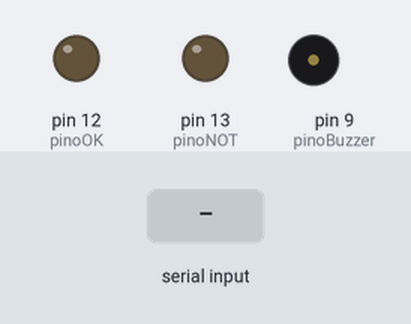
The sketch below on a simulated Arduino Uno, built with avr-gcc and run on an emulated ATmega328P. On the bench: output pins drawn as LEDs (lit = HIGH), buzzer (waves = sounding). The inputs (shaded band) are chosen by the test bench.

Above: at 1.7 s.
1.8 s: "1" received over Serial
At 2.8 s:
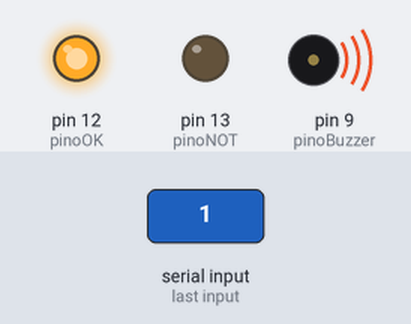
3.3 s: "0" received over Serial
At 3.9 s:
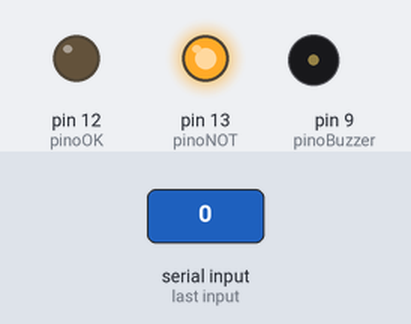
Timing chart, 0 to 6.3 s (numbered marks = the images above; inputs shaded):
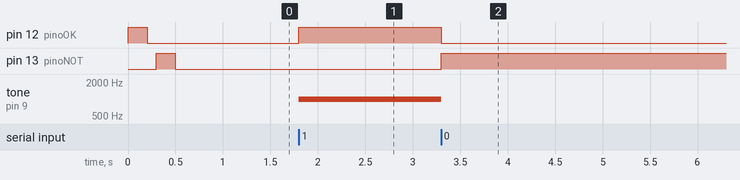

Measured:
- after the input at 1.8 s, pin 12 (pinoOK): LOW → HIGH at once; tone on pin 9 (pinoBuzzer): silent → 1000 Hz at once
- after the input at 3.3 s, pin 12 (pinoOK): HIGH → LOW at once; pin 13 (pinoNOT): LOW → HIGH at once; tone on pin 9 (pinoBuzzer): 1000 Hz → silent at once

The sketch:

Arduino.ino
```cpp
// --- CÓDIGO ARDUINO ---
int pinoOK = 12;
int pinoNOT = 13;
int pinoBuzzer = 9;

void setup() {
  Serial.begin(9600);       // Inicia comunicação serial
  pinMode(pinoOK, OUTPUT);
  pinMode(pinoBuzzer, OUTPUT);
  pinMode(pinoNOT, OUTPUT);


  // Teste rápido ao ligar
  digitalWrite(pinoOK, HIGH);
  delay(200);
  digitalWrite(pinoOK, LOW);
  delay(100);
  digitalWrite(pinoNOT, HIGH);
  delay(200);
  digitalWrite(pinoNOT, LOW);
}

void loop() {
  // Verifica se o Python mandou alguma coisa
  if (Serial.available() > 0) {
    char comando = Serial.read(); // Lê o caractere recebido

    if (comando == '1') {
      // COMANDO DE ACESSO negado
      digitalWrite(pinoNOT, LOW);
      digitalWrite(pinoOK, HIGH); // Liga LED
      tone(pinoBuzzer, 1000);      // Liga Buzzer (1000Hz)
    }
    else if (comando == '0') {
      // COMANDO DE BLOQUEIO/ESPERA
      digitalWrite(pinoOK, LOW);  // Desliga LED
      digitalWrite(pinoNOT, HIGH);
      noTone(pinoBuzzer);          // Para o som
    }
  }
}
```
